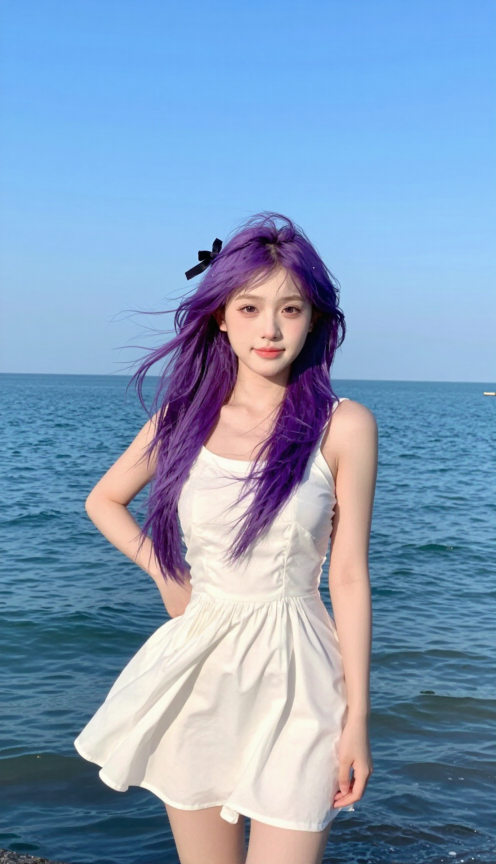
#> input picture zimage-8step-quantized.png, 992 x 1728 px (shown at 1/2 size)
$ python precompute_control.py ..
#> lines starting #> are read from the running program, lines starting #| are printed output that depends on the picture; after the words box and inside, x2 and y2 are one past the last pixel; in counts of white or black regions, pixels touching at a corner belong together
"""Precompute Canny control images for a dataset.

Saves canny images into <dataset_root>/canny/ with filenames matching the source image
(e.g., image_0001.jpg -> image_0001_canny.png) and writes an atomic manifest JSON.
"""
import argparse
import json
import os
import tempfile
from pathlib import Path
from typing import Tuple

import cv2
import numpy as np
from PIL import Image


def debug(msg: str, *args):
#> in precompute_dataset, im is the input picture: PIL image 992x1728 RGB; mean R, G, B 130.3, 157.1, 187.9
    print(f"[PRECOMPUTE] {msg}".format(*args))


def make_canny_image(pil_img: Image.Image, threshold1: int, threshold2: int, blur: int) -> Image.Image:
    # convert to grayscale numpy
#> called with threshold1 = 100, threshold2 = 200, blur = 3
    arr = np.array(pil_img.convert("L"))
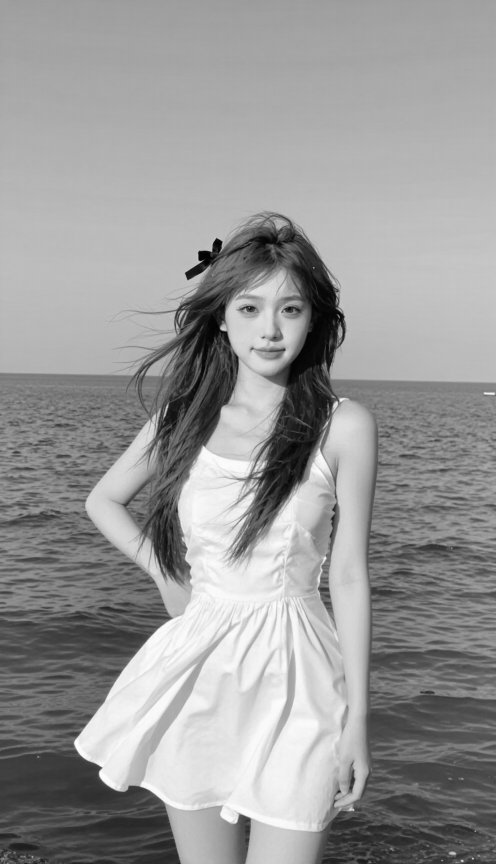
#> arr: shape (1728, 992) (shown at 1/2 size); min 1, max 253, mean 152.6
    if blur and blur > 0:
        arr = cv2.GaussianBlur(arr, (blur | 1, blur | 1), 0)
    edges = cv2.Canny(arr, threshold1, threshold2)
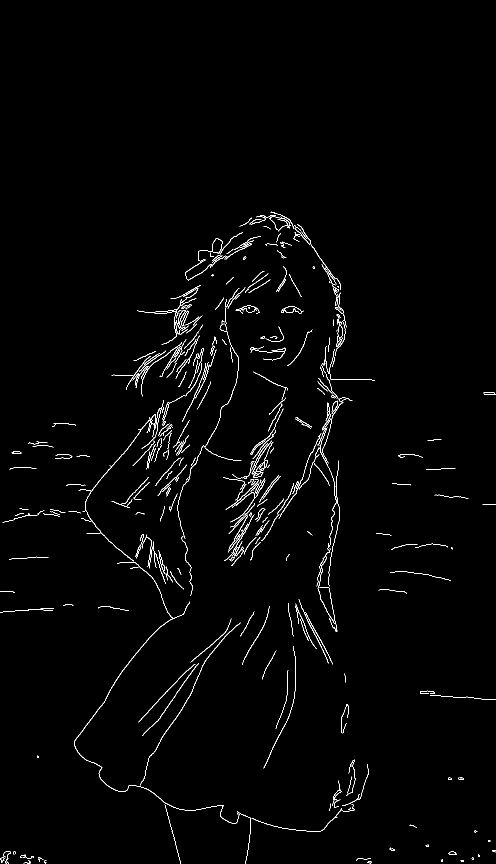
#> edges: shape (1728, 992) (shown at 1/2 size); 1.4% white in thin lines or dots, all inside (x1, y1, x2, y2) = (0, 423, 992, 1728)
    # convert back to PIL (single-channel)
    return Image.fromarray(edges)


def atomic_write_json(path: Path, data: dict):
    tmp = path.with_suffix(path.suffix + ".tmp")
    with open(tmp, "w", encoding="utf-8") as f:
        json.dump(data, f, indent=2)
        f.flush()
        os.fsync(f.fileno())
    os.replace(tmp, path)


def precompute_dataset(
    dataset_root: Path,
    out_dir: Path = None,
    threshold1: int = 100,
    threshold2: int = 200,
    blur: int = 3,
    control_size: int = None,
    overwrite: bool = False,
) -> dict:
    dataset_root = Path(dataset_root)
    if out_dir is None:
        out_dir = dataset_root / "canny"
    out_dir.mkdir(parents=True, exist_ok=True)

    manifest = {
        "dataset_root": str(dataset_root),
        "canny_folder": str(out_dir),
        "params": {
            "threshold1": threshold1,
            "threshold2": threshold2,
            "blur": blur,
            "control_size": control_size,
        },
        "files": {},
    }

    img_exts = {".jpg", ".jpeg", ".png", ".bmp", ".tiff"}
    files = [p for p in dataset_root.iterdir() if p.suffix.lower() in img_exts and p.is_file()]

    for src in sorted(files):
        name = src.stem
        out_path = out_dir / f"{name}_canny.png"
        if out_path.exists() and not overwrite:
            debug("Skipping existing %s", out_path)
            manifest["files"][str(src.name)] = str(out_path.name)
            continue

        debug("Processing %s -> %s", src.name, out_path.name)
        with Image.open(src) as im:
            canny = make_canny_image(im, threshold1, threshold2, blur)
            if control_size is not None:
                # Use dataloader bucket logic so precomputed canny images match bucket-resizing behavior
                from toolkit.buckets import get_bucket_for_image_size
                w, h = canny.size
                bucket = get_bucket_for_image_size(w, h, resolution=control_size)
                target_w, target_h = bucket['width'], bucket['height']
                scale = max(target_w / w, target_h / h) if w > 0 and h > 0 else 1.0
                new_w = max(1, int(round(w * scale)))
                new_h = max(1, int(round(h * scale)))
                canny = canny.resize((new_w, new_h), Image.BICUBIC)
                left = (new_w - target_w) // 2
                top = (new_h - target_h) // 2
                canny = canny.crop((left, top, left + target_w, top + target_h))
                debug(f"Processed canny for {src.name}: original=({w}x{h}) -> resized=({new_w}x{new_h}) -> target=({target_w}x{target_h})")
            canny.save(out_path)
            debug(f"Saved canny: {out_path.name} size={canny.size}")
            manifest["files"][str(src.name)] = str(out_path.name)

    manifest_path = out_dir / "canny_manifest.json"
    atomic_write_json(manifest_path, manifest)
    debug("Wrote manifest to %s", manifest_path)
    return manifest


def main():
    parser = argparse.ArgumentParser(description="Precompute Canny control images for a dataset")
    parser.add_argument("dataset_root", help="Path to dataset root containing images")
    parser.add_argument("--threshold1", type=int, default=100)
    parser.add_argument("--threshold2", type=int, default=200)
    parser.add_argument("--blur", type=int, default=3)
    parser.add_argument("--control-size", type=int, default=None)
    parser.add_argument("--overwrite", action="store_true")
    args = parser.parse_args()

    manifest = precompute_dataset(
        Path(args.dataset_root),
        threshold1=args.threshold1,
        threshold2=args.threshold2,
        blur=args.blur,
        control_size=args.control_size,
        overwrite=args.overwrite,
    )
    print(json.dumps(manifest, indent=2))


if __name__ == "__main__":
    main()
